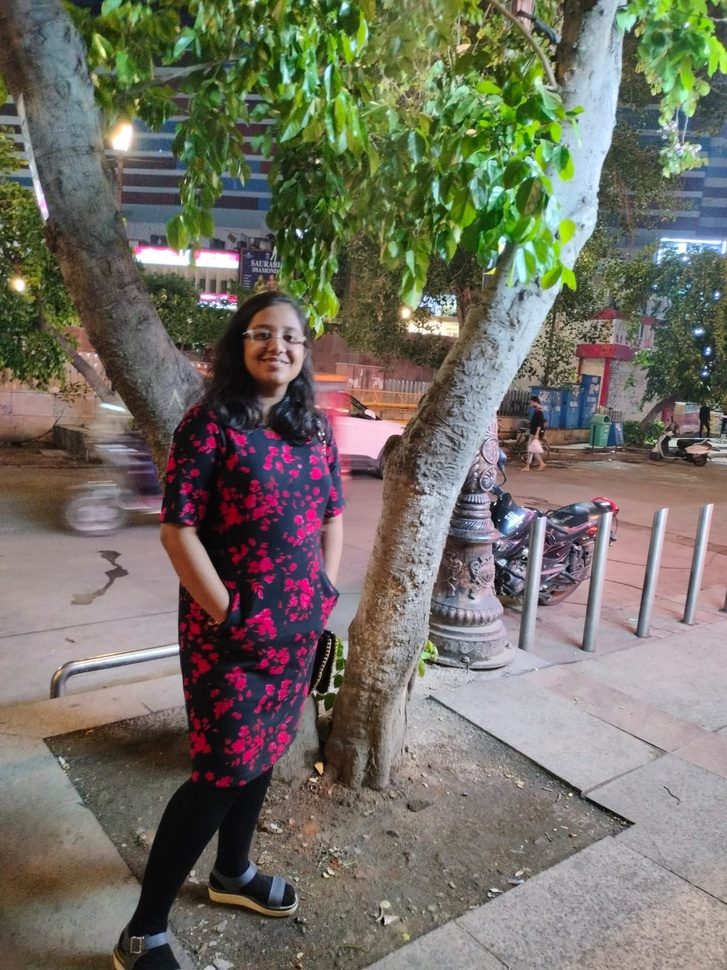
%> input picture computing1/night.jpeg, 727 x 970 px, shrunk from 1200 x 1600 before the run
$ octave q2_1.m   (GNU Octave 9; MATLAB toolbox functions it lacks are replaced by stand-ins)
%> lines starting %> are read from the running program, lines starting %| are printed output that depends on the picture
% Loading the night-time photo
photo = imread('night.jpeg');
%> photo is the input picture: size 970x727x3 uint8; mean R, G, B 114.4, 111.6, 100.2

% Converting the photo to grayscale
grayPhoto = rgb2gray(photo);
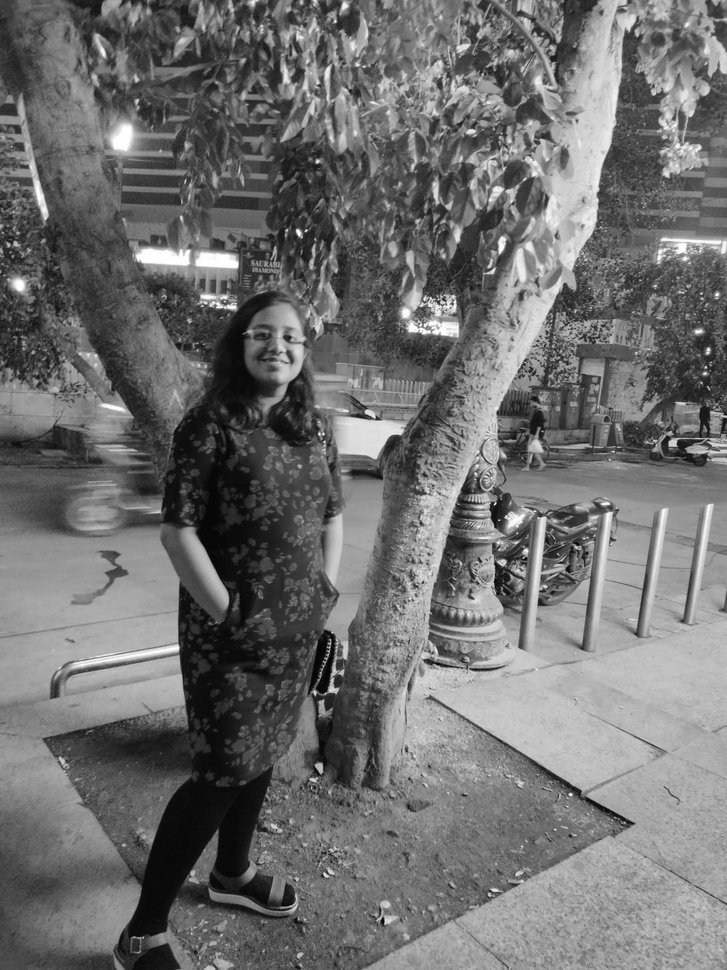
%> grayPhoto: size 970x727 uint8; min 0, max 255, mean 111.2

% Displaying the grayscale image
figure;
imshow(grayPhoto);
title('Grayscale Image');
imwrite(grayPhoto, 'grayPhoto.jpg');

% Computing and display the histogram
figure;
imhist(grayPhoto);
title('Histogram of Grayscale Image');
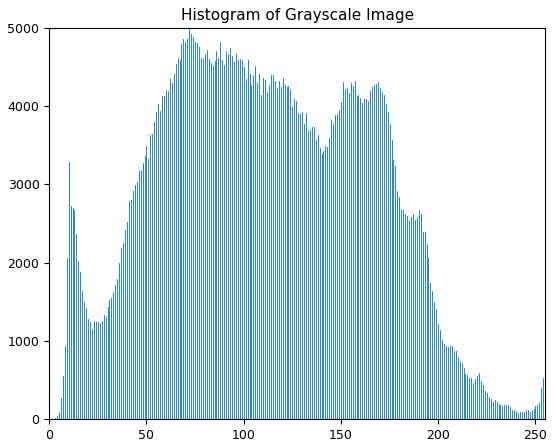
%> figure redrawn from the program's plot data; highest point at x = 72, y = 4990

% Computing the cumulative histogram
histogramValues = imhist(grayPhoto);
%> histogramValues = 256 values, max 4990 at index 73, min 2 at index 1, mean 2754.6
cumulativeHistogram = cumsum(histogramValues);
%> cumulativeHistogram = 256 values from 2 to 705190

% Displaying the cumulative histogram
figure;
plot(0:255, cumulativeHistogram);
title('Cumulative Histogram');
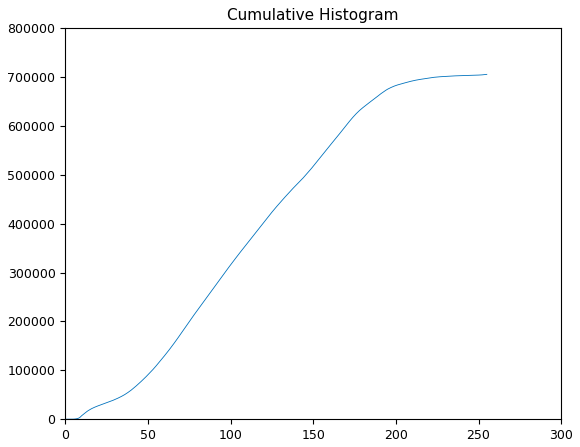
%> figure redrawn from the program's plot data; curve peaks at x = 255, y = 705190

$ run again, with computing1/literal-explosion-of-color.jpg copied over computing1/night.jpeg
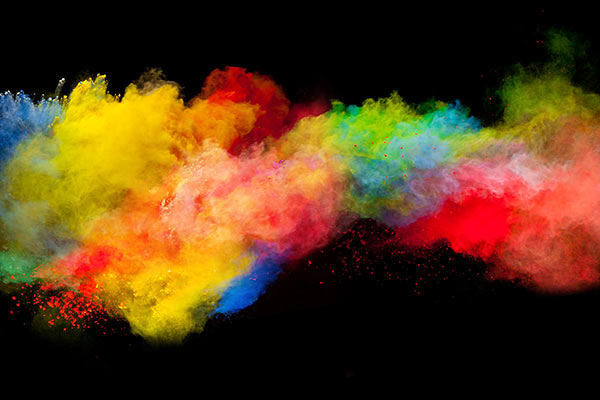
%> input picture computing1/literal-explosion-of-color.jpg, 600 x 400 px
%> photo is the input picture: size 400x600x3 uint8; mean R, G, B 87.4, 57, 23.9
%> `grayPhoto = rgb2gray(photo);`:
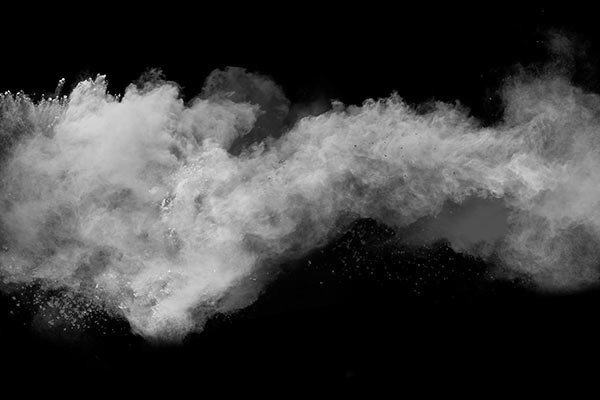
%> grayPhoto: size 400x600 uint8; min 0, max 251, mean 62.3
%> histogramValues = 256 values, max 96852 at index 1, min 0 at index 232, mean 937.5
%> cumulativeHistogram = 256 values from 96852 to 240000
%> `title('Cumulative Histogram');`:
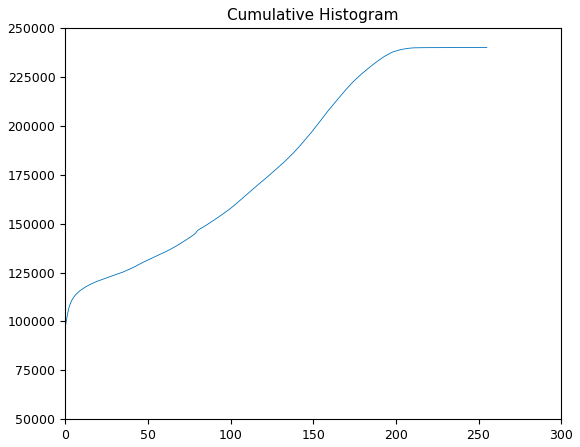
%> figure redrawn from the program's plot data; curve peaks at x = 251, y = 240000

$ run again, with computing1/subimage.png saved as computing1/night.jpeg
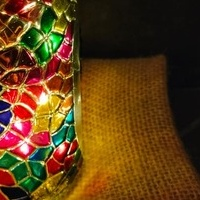
%> input picture computing1/subimage.png, 200 x 200 px
%> photo is the input picture: size 200x200x3 uint8; mean R, G, B 95.7, 62.9, 23.4
%> `grayPhoto = rgb2gray(photo);`:
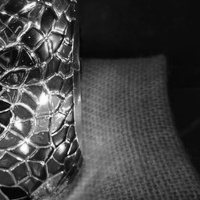
%> grayPhoto: size 200x200 uint8; min 1, max 255, mean 68.2
%> histogramValues = 256 values, max 2526 at index 13, min 0 at index 1, mean 156.2
%> cumulativeHistogram = 256 values from 0 to 40000
%> `title('Cumulative Histogram');`:
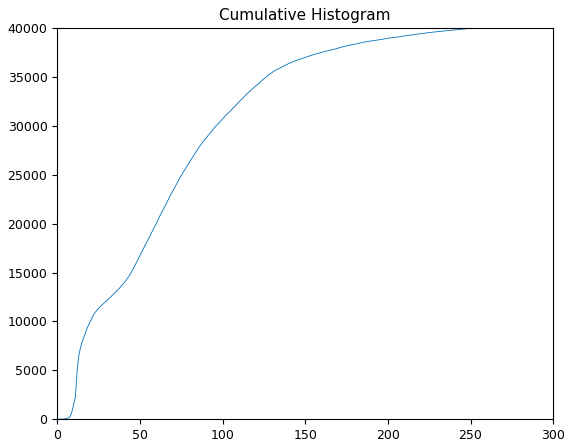
%> figure redrawn from the program's plot data; curve peaks at x = 255, y = 40000
